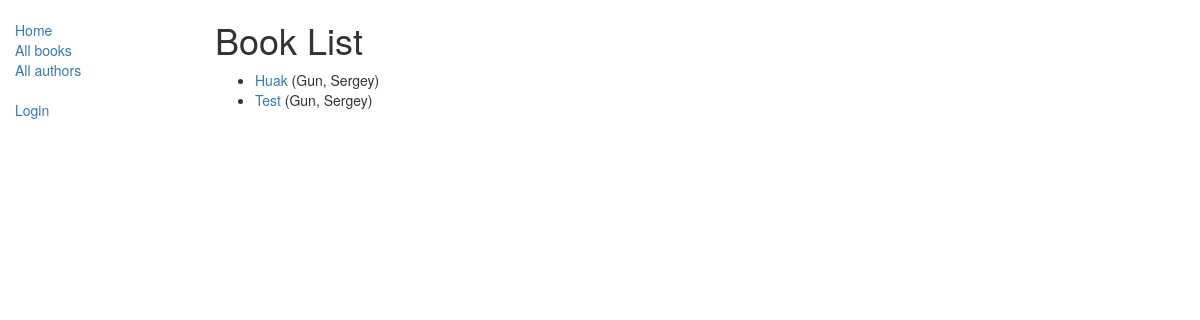
Page /catalog/books/ on the earlier database version.
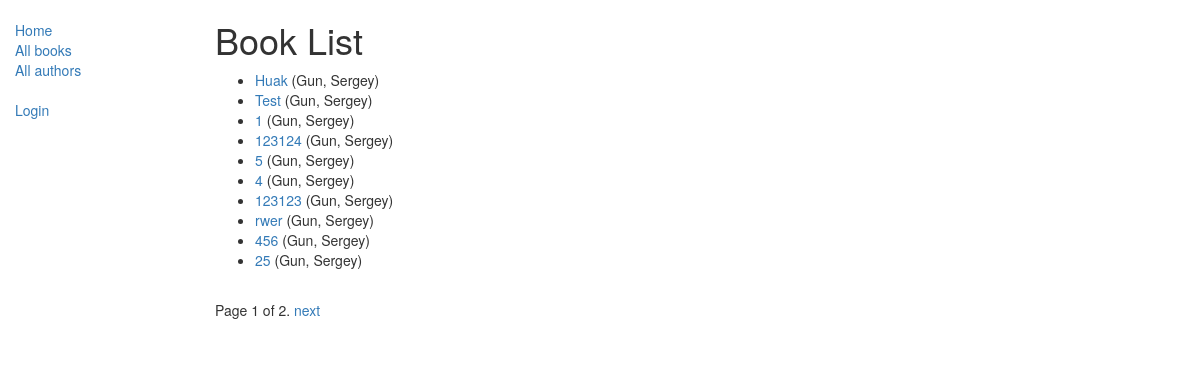
Same page on the later database version.
### catalog/models.py (models this page shows, shortened)
class Book(models.Model):
    title = models.CharField(max_length=200)
    author = models.ForeignKey('Author', on_delete=models.SET_NULL, null=True)
    summary = models.TextField(max_length=1000, help_text="Enter a brief description of the book")
    isbn = models.CharField('ISBN', max_length=13,
                            help_text='13 Character <a href="https://www.isbn-international.org/content/what-isbn">ISBN number</a>')
    genre = models.ManyToManyField('Genre', help_text="Select a genre for this book")
    def get_absolute_url(self):
        return reverse('book_detail', args=[str(self.id)])
    def display_genre(self):
        """
            Creates a string for the Genre. This is required to display genre in Admin.
            """
        return ', '.join([genre.name for genre in self.genre.all()[:3]])
    display_genre.short_description = 'Genre'

class Author(models.Model):
    first_name = models.CharField(max_length=100)
    last_name = models.CharField(max_length=100)
    date_of_birth = models.DateField(null=True, blank=True)
    date_of_death = models.DateField('Died', null=True, blank=True)
    class Meta:
        ordering = ['last_name', 'first_name']
    def __str__(self):
        return '{0}, {1}'.format(self.last_name, self.first_name)

### catalog/views.py (the view)
class BookListView(generic.ListView):
    model = Book
    paginate_by = 10

### catalog/templates/catalog/book_list.html
{% extends "base_generic.html" %}
{% block content %}
    <h1>Book List</h1>
    {% if book_list %}
    <ul>
      {% for book in book_list %}
      <li>
        <a href="{{ book.get_absolute_url }}">{{ book.title }}</a> ({{book.author}})
      </li>
      {% endfor %}
    </ul>
    {% else %}
      <p>There are no books in the library.</p>
    {% endif %}
{% endblock %}

Differences in the rows shown:
added Book: title "1", author "Gun, Sergey"
added Book: title "123124", author "Gun, Sergey"
added Book: title "5", author "Gun, Sergey"
added Book: title "4", author "Gun, Sergey"
added Book: title "123123", author "Gun, Sergey"
added Book: title "rwer", author "Gun, Sergey"
added Book: title "456", author "Gun, Sergey"
added Book: title "25", author "Gun, Sergey"
Other differences:
{{ page_obj.number }}: (not shown) → "1"
{{ page_obj.paginator.num_pages }}: (not shown) → "2"
text now shown: "Page of . next"
